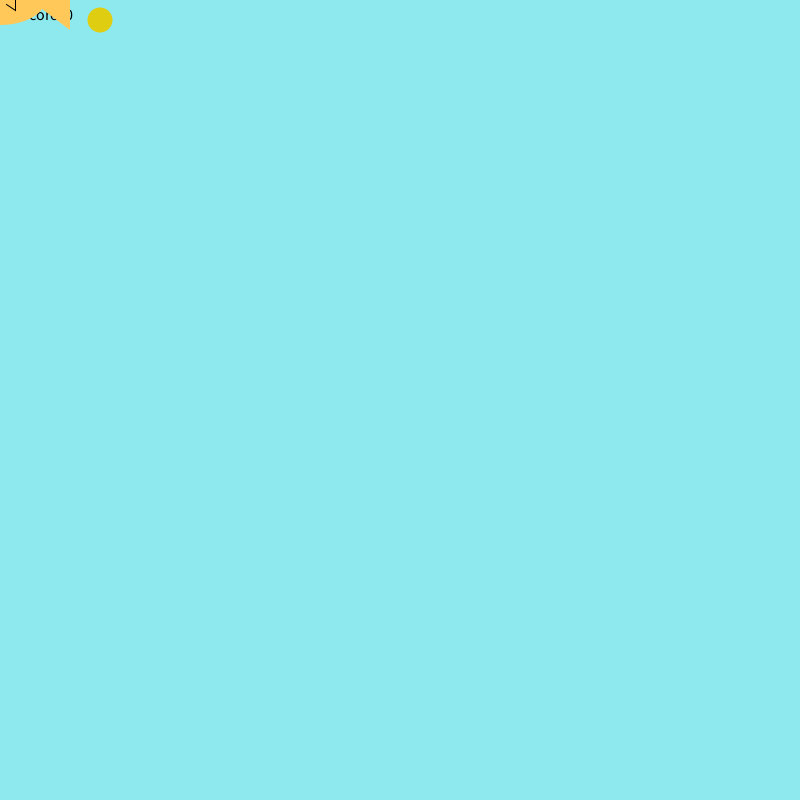
Frame 1 (no input)
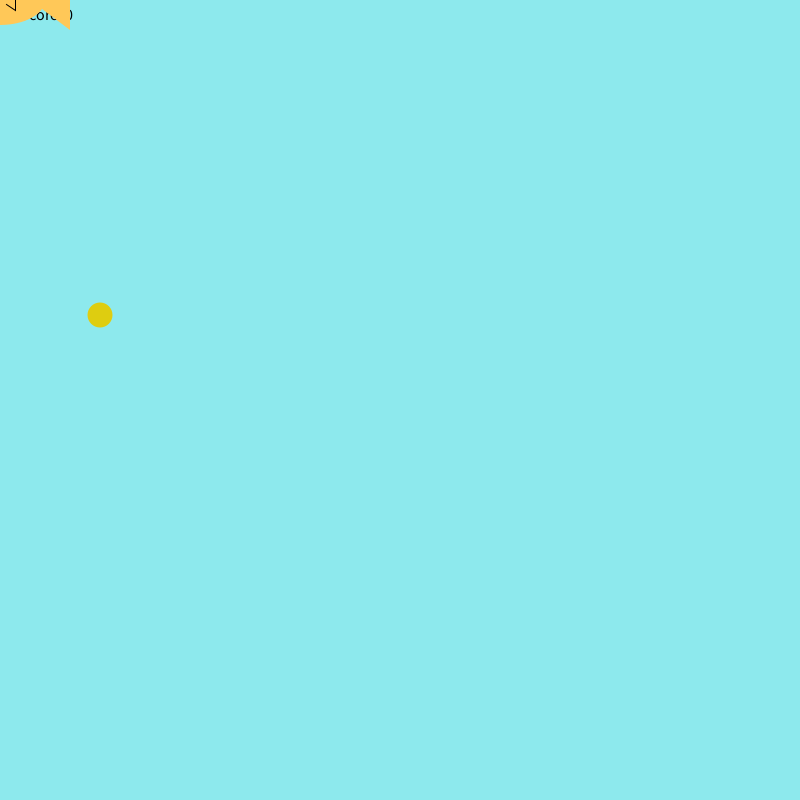
Frame 60 (the mouse pressed at the canvas centre just before this capture)
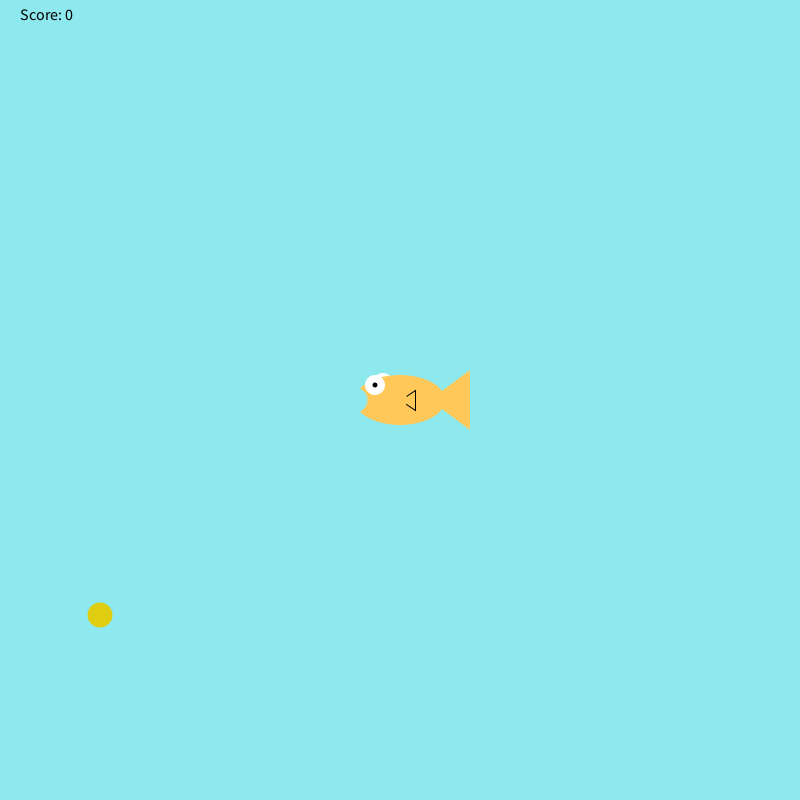
Frame 120 (the mouse held since frame 60 and released just before this capture)

The Processing sketch that drew these frames (run headless with seeded random() and noise(); from frame 60 on, the mouse is pressed at the canvas centre):

// Processing sketch: sketch_FishFeeder
// ── sketch_FishFeeder.pde
int foodX =100;
int foodY = 20;
int score=0;
void setup() {
  size(800,800);
}

void draw() {
  background(141,233,237);
  fill(0,0,0);
  textSize(16);
  text("Score: " + score, 20, 20);
  fill(222, 205, 16);
  noStroke();
  ellipse(foodX, foodY, 25, 25);
  drawFish();
  foodY= foodY + 5;
  if(foodY >=800) {
    foodX = (int) random(width-20);
    foodY = 0;
  }
}
void drawFish(){
     noStroke();
     fill(255,255,255);
     ellipse(mouseX-17,mouseY-17,20,20); //back side eye
     fill(255,200,88);
     ellipse(mouseX,mouseY,90,50); //body
     triangle(mouseX+30,mouseY,mouseX+70,mouseY+30,mouseX+70,mouseY-30); //tail
     stroke(0);
     triangle(mouseX,mouseY,mouseX+15,mouseY+10,mouseX+15,mouseY-10); //side fin
     noStroke();
     fill(255,200,88);
     ellipse(mouseX,mouseY,15,15); //side fin cover
     noStroke();
     fill(255,255,255);
     ellipse(mouseX-25,mouseY-15,20,20); //front eye
     fill(0,0,0);
     ellipse(mouseX-25,mouseY-15,5,5); //pupil
     fill(141,233,237);
     ellipse(mouseX-45,mouseY,25,25); //mouth
}
void checkCatch(int x, int y){
     if(x > mouseX && x < mouseX+70){
          if(y > mouseY-17 && y < mouseY+30){
               score++;
               foodY = 20; //if the food was eaten, make more food fall from the top
               foodX = (int) random(width-20);
          }
     }
     else if (foodY > height && score > 0){
          score--;
     }
}
